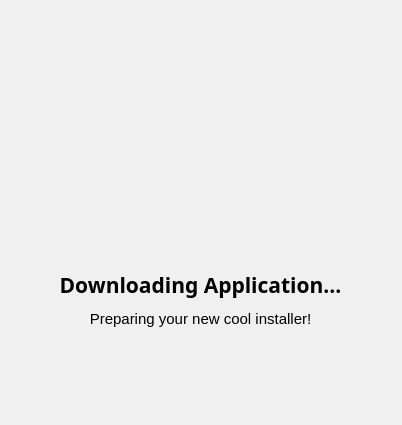
<?xml version="1.0" encoding="UTF-8"?>
<ui version="4.0">
 <class>Form</class>
 <widget class="QWidget" name="Form">
  <property name="geometry">
   <rect>
    <x>0</x>
    <y>0</y>
    <width>402</width>
    <height>425</height>
   </rect>
  </property>
  <property name="minimumSize">
   <size>
    <width>402</width>
    <height>425</height>
   </size>
  </property>
  <property name="maximumSize">
   <size>
    <width>402</width>
    <height>425</height>
   </size>
  </property>
  <property name="windowTitle">
   <string>Installer</string>
  </property>
  <property name="styleSheet">
   <string notr="true">background-color: rgb(240, 240, 240)</string>
  </property>
  <widget class="QLabel" name="label">
   <property name="geometry">
    <rect>
     <x>2</x>
     <y>270</y>
     <width>397</width>
     <height>30</height>
    </rect>
   </property>
   <property name="font">
    <font>
     <family>Yu Gothic UI Semibold</family>
     <pointsize>16</pointsize>
     <weight>75</weight>
     <bold>true</bold>
    </font>
   </property>
   <property name="cursor">
    <cursorShape>ArrowCursor</cursorShape>
   </property>
   <property name="styleSheet">
    <string notr="true">color: black; background: none</string>
   </property>
   <property name="text">
    <string>Downloading Application...</string>
   </property>
   <property name="alignment">
    <set>Qt::AlignCenter</set>
   </property>
  </widget>
  <widget class="QLabel" name="label_2">
   <property name="geometry">
    <rect>
     <x>1</x>
     <y>309</y>
     <width>399</width>
     <height>20</height>
    </rect>
   </property>
   <property name="font">
    <font>
     <family>Yu Gothic UI</family>
     <pointsize>11</pointsize>
     <weight>50</weight>
     <bold>false</bold>
    </font>
   </property>
   <property name="cursor">
    <cursorShape>ArrowCursor</cursorShape>
   </property>
   <property name="styleSheet">
    <string notr="true">color: black; background: none</string>
   </property>
   <property name="text">
    <string>Preparing your new cool installer!</string>
   </property>
   <property name="alignment">
    <set>Qt::AlignCenter</set>
   </property>
  </widget>
  <widget class="QLabel" name="icon">
   <property name="geometry">
    <rect>
     <x>110</x>
     <y>72</y>
     <width>180</width>
     <height>180</height>
    </rect>
   </property>
   <property name="styleSheet">
    <string notr="true">borde-radius: 10px;
background: none;</string>
   </property>
   <property name="text">
    <string/>
   </property>
   <property name="pixmap">
    <pixmap>../../../../../AppData/Documents/Python/Downloads/c61e79a8-6679-4a22-a298-88abc436279a.jpg</pixmap>
   </property>
   <property name="scaledContents">
    <bool>true</bool>
   </property>
  </widget>
 </widget>
 <resources/>
 <connections/>
</ui>
